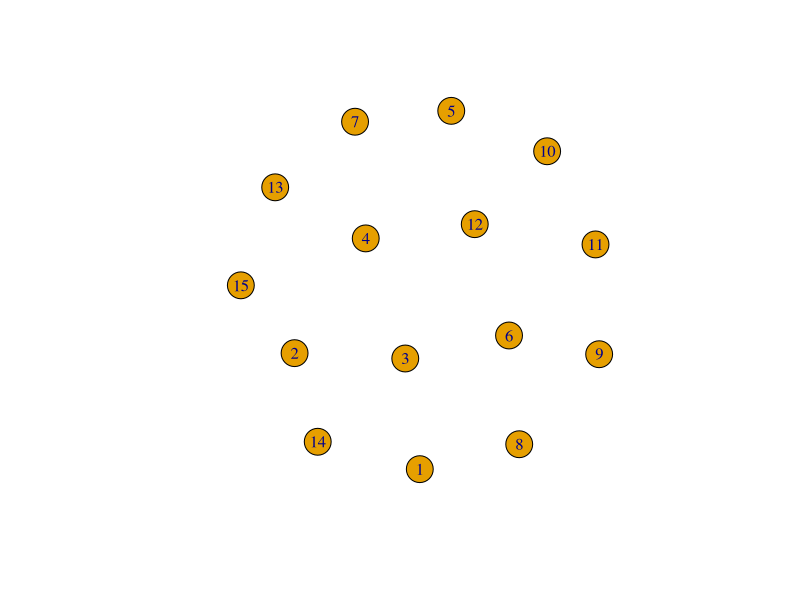

Here is the R script that generated this plot:
#ejercicio1mariferpena
#ksdmasjkdn

########################################
##TAREA 1- MARIA FERNANDA PEÑA LEDESMA##
########################################

#############################
#PARTE 1/  Preguntas rápidas#
#############################

#Instalación de librerías
install.packages("igraph")
library(igraph)

#1.
g15 <- make_empty_graph(n=15, directed = TRUE)
plot(g15)